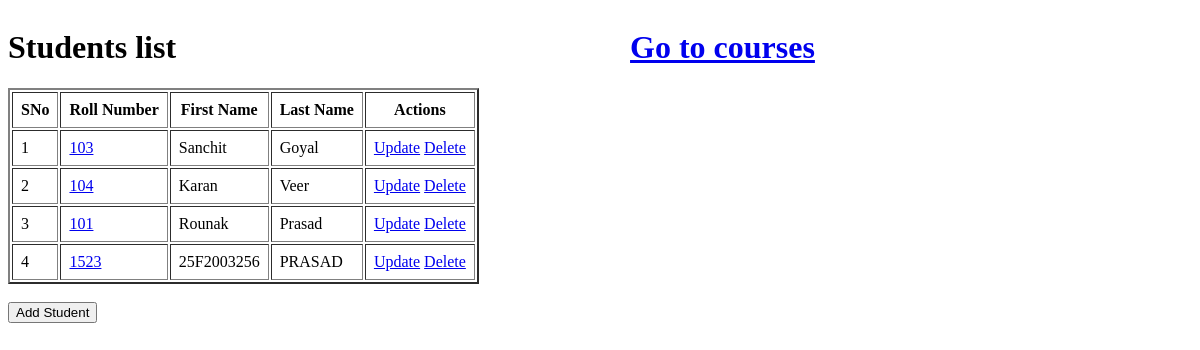
Before: / with the older database file.
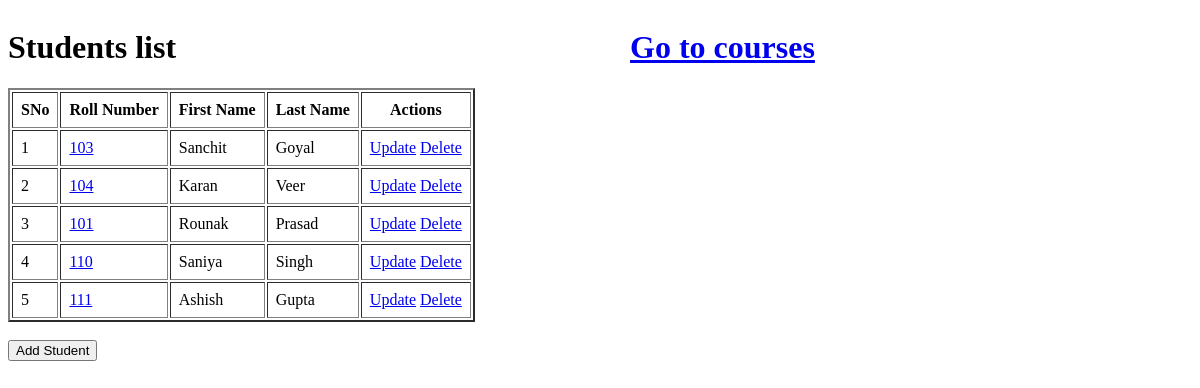
After: the same page with the newer database file.
### app.py (models this page shows)
class Student(db.Model):
    student_id = db.Column(db.Integer, primary_key = True, autoincrement = True)
    roll_number = db.Column(db.String, unique = True, nullable = False)
    first_name = db.Column(db.String, nullable = False)
    last_name = db.Column(db.String)

### app.py (the view)
@app.route('/')
def home():
    students = Student.query.all()
    return render_template("index.html", students = students)

### templates/index.html (shortened to what this page needs)
<!DOCTYPE html>
<html lang="en">
<head>
</head>
<body>
    <div class="header" >
        <h1 style="display: inline-block;">Students list</h1>
        <h1 style="display: inline-block;margin-left: 450px;"><a href="/courses">Go to courses</a></h1>
    </div>
    {% if students %}
    <table id = "all-students" border="2" cellpadding="8px">
        <tr>
            <th>SNo</th>
            <th>Roll Number</th>
            <th>First Name</th>
            <th>Last Name</th>
            <th>Actions</th>
        </tr>
        {% for student in students %}
        <tr>
            <td>{{ loop.index }}</td>
            <td><a href="/student/{{ student.student_id }}">{{ student.roll_number }}</a></td>
            <td>{{ student.first_name }}</td>
            <td>{{ student.last_name }}</td>
            <td>
                <a href="/student/{{ student.student_id }}/update">Update</a>
                <a href="/student/{{ student.student_id }}/delete">Delete</a>
            </td>
        </tr>
        {% endfor %}
    </table><br>
    {% else %}
    <p>No student found. Add the students now!</p>
    {% endif %}
    <a href="/student/create"><button>Add Student</button></a>
</html>

Changed rows visible on the page:
removed Student: roll_number "1523", first_name "25F2003256", last_name "PRASAD"
added Student: roll_number "110", first_name "Saniya", last_name "Singh"
added Student: roll_number "111", first_name "Ashish", last_name "Gupta"
